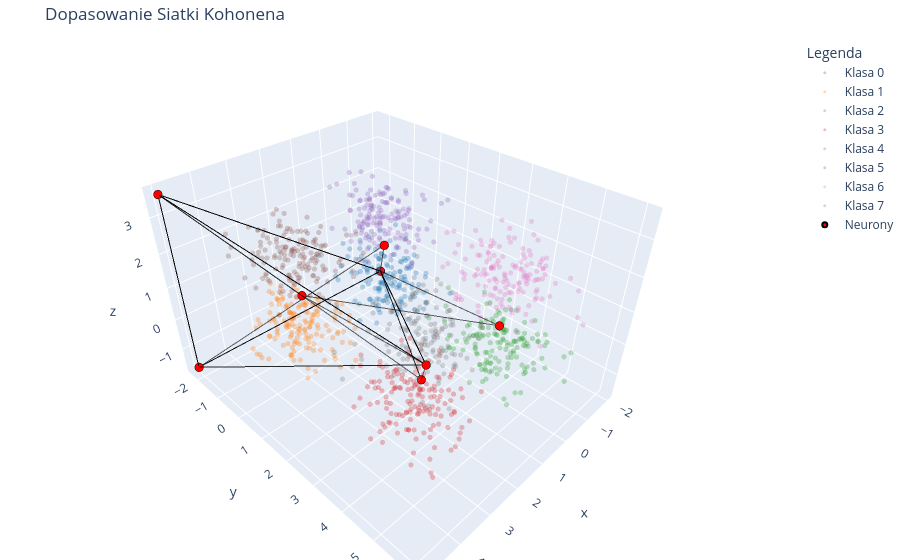

The code cell stored with this chart in its notebook:
### Code cell
wykres_3d(model, cube_data, y_etykiety)

### Figure 1 — Plotly figure (JSON) as saved in the notebook; plotly's stock layout.template omitted (floating-point values rounded to 4 significant figures; data arrays with more than 128 entries replaced by an {"elided": "..."} marker saying what was removed)
{"data": [{"marker": {"color": "#1F77B4", "opacity": 0.3, "size": 3}, "mode": "markers", "name": "Klasa 0", "type": "scatter3d", "x": {"elided": "150 float values"}, "y": {"elided": "150 float values"}, "z": {"elided": "150 float values"}}, {"marker": {"color": "#FF7F0E", "opacity": 0.3, "size": 3}, "mode": "markers", "name": "Klasa 1", "type": "scatter3d", "x": {"elided": "150 float values"}, "y": {"elided": "150 float values"}, "z": {"elided": "150 float values"}}, {"marker": {"color": "#2CA02C", "opacity": 0.3, "size": 3}, "mode": "markers", "name": "Klasa 2", "type": "scatter3d", "x": {"elided": "150 float values"}, "y": {"elided": "150 float values"}, "z": {"elided": "150 float values"}}, {"marker": {"color": "#D62728", "opacity": 0.3, "size": 3}, "mode": "markers", "name": "Klasa 3", "type": "scatter3d", "x": {"elided": "150 float values"}, "y": {"elided": "150 float values"}, "z": {"elided": "150 float values"}}, {"marker": {"color": "#9467BD", "opacity": 0.3, "size": 3}, "mode": "markers", "name": "Klasa 4", "type": "scatter3d", "x": {"elided": "150 float values"}, "y": {"elided": "150 float values"}, "z": {"elided": "150 float values"}}, {"marker": {"color": "#8C564B", "opacity": 0.3, "size": 3}, "mode": "markers", "name": "Klasa 5", "type": "scatter3d", "x": {"elided": "150 float values"}, "y": {"elided": "150 float values"}, "z": {"elided": "150 float values"}}, {"marker": {"color": "#E377C2", "opacity": 0.3, "size": 3}, "mode": "markers", "name": "Klasa 6", "type": "scatter3d", "x": {"elided": "150 float values"}, "y": {"elided": "150 float values"}, "z": {"elided": "150 float values"}}, {"marker": {"color": "#7F7F7F", "opacity": 0.3, "size": 3}, "mode": "markers", "name": "Klasa 7", "type": "scatter3d", "x": {"elided": "150 float values"}, "y": {"elided": "150 float values"}, "z": {"elided": "150 float values"}}, {"marker": {"color": "red", "line": {"color": "black", "width": 2}, "size": 5}, "mode": "markers", "name": "Neurony", "type": "scatter3d", "x": [0.0887, 2.874, 4.996, -1.986, -1.986, 0.01404, -1.986, 4.996, -1.986, 4.996, 4.996, 4.996, -1.986, 4.996, 4.996, 4.996, 4.996, 4.996, 4.996, 4.996, 4.996, 2.791, -1.986, -1.986, -1.986, -1.986, 4.996, -1.986, -1.986, 4.996, 4.996, 4.996, 4.996, -1.986, -1.986, 4.996], "y": [4.099, -0.04554, -2.262, -2.262, -2.262, 0.01383, -2.262, 6.078, -2.262, -2.262, -2.262, -2.262, -2.262, 6.078, -2.262, -2.262, -2.262, 6.078, -2.262, 6.078, 6.078, 4.025, -2.262, -2.262, -2.262, -2.262, -2.262, -2.262, -2.262, -2.262, -2.262, -2.262, -2.262, -2.262, -2.262, -2.262], "z": [0.6206, 0.8478, 3.622, -1.62, -1.62, 1.164, -1.62, 3.622, -1.62, 3.622, 3.622, -1.62, -1.62, 3.622, 3.622, 3.622, 3.622, 3.622, 3.622, 3.622, 3.622, 0.5606, -1.62, -1.62, -1.62, -1.62, -1.62, -1.62, -1.62, 3.622, 3.622, -1.62, 3.622, -1.62, -1.62, 3.622]}, {"line": {"color": "black", "width": 2}, "mode": "lines", "opacity": 0.6, "showlegend": false, "type": "scatter3d", "x": [0.0887, 2.874, 4.996, -1.986, -1.986, 0.01404], "y": [4.099, -0.04554, -2.262, -2.262, -2.262, 0.01383], "z": [0.6206, 0.8478, 3.622, -1.62, -1.62, 1.164]}, {"line": {"color": "black", "width": 2}, "mode": "lines", "opacity": 0.6, "showlegend": false, "type": "scatter3d", "x": [-1.986, 4.996, -1.986, 4.996, 4.996, 4.996], "y": [-2.262, 6.078, -2.262, -2.262, -2.262, -2.262], "z": [-1.62, 3.622, -1.62, 3.622, 3.622, -1.62]}, {"line": {"color": "black", "width": 2}, "mode": "lines", "opacity": 0.6, "showlegend": false, "type": "scatter3d", "x": [-1.986, 4.996, 4.996, 4.996, 4.996, 4.996], "y": [-2.262, 6.078, -2.262, -2.262, -2.262, 6.078], "z": [-1.62, 3.622, 3.622, 3.622, 3.622, 3.622]}, {"line": {"color": "black", "width": 2}, "mode": "lines", "opacity": 0.6, "showlegend": false, "type": "scatter3d", "x": [4.996, 4.996, 4.996, 2.791, -1.986, -1.986], "y": [-2.262, 6.078, 6.078, 4.025, -2.262, -2.262], "z": [3.622, 3.622, 3.622, 0.5606, -1.62, -1.62]}, {"line": {"color": "black", "width": 2}, "mode": "lines", "opacity": 0.6, "showlegend": false, "type": "scatter3d", "x": [-1.986, -1.986, 4.996, -1.986, -1.986, 4.996], "y": [-2.262, -2.262, -2.262, -2.262, -2.262, -2.262], "z": [-1.62, -1.62, -1.62, -1.62, -1.62, 3.622]}, {"line": {"color": "black", "width": 2}, "mode": "lines", "opacity": 0.6, "showlegend": false, "type": "scatter3d", "x": [4.996, 4.996, 4.996, -1.986, -1.986, 4.996], "y": [-2.262, -2.262, -2.262, -2.262, -2.262, -2.262], "z": [3.622, -1.62, 3.622, -1.62, -1.62, 3.622]}, {"line": {"color": "black", "width": 2}, "mode": "lines", "opacity": 0.6, "showlegend": false, "type": "scatter3d", "x": [0.0887, -1.986, -1.986, 4.996, -1.986, 4.996], "y": [4.099, -2.262, -2.262, -2.262, -2.262, -2.262], "z": [0.6206, -1.62, -1.62, 3.622, -1.62, 3.622]}, {"line": {"color": "black", "width": 2}, "mode": "lines", "opacity": 0.6, "showlegend": false, "type": "scatter3d", "x": [2.874, 4.996, 4.996, 4.996, -1.986, 4.996], "y": [-0.04554, 6.078, 6.078, 6.078, -2.262, -2.262], "z": [0.8478, 3.622, 3.622, 3.622, -1.62, -1.62]}, {"line": {"color": "black", "width": 2}, "mode": "lines", "opacity": 0.6, "showlegend": false, "type": "scatter3d", "x": [4.996, -1.986, 4.996, 4.996, 4.996, 4.996], "y": [-2.262, -2.262, -2.262, 6.078, -2.262, -2.262], "z": [3.622, -1.62, 3.622, 3.622, -1.62, 3.622]}, {"line": {"color": "black", "width": 2}, "mode": "lines", "opacity": 0.6, "showlegend": false, "type": "scatter3d", "x": [-1.986, 4.996, 4.996, 2.791, -1.986, -1.986], "y": [-2.262, -2.262, -2.262, 4.025, -2.262, -2.262], "z": [-1.62, 3.622, 3.622, 0.5606, -1.62, -1.62]}, {"line": {"color": "black", "width": 2}, "mode": "lines", "opacity": 0.6, "showlegend": false, "type": "scatter3d", "x": [-1.986, 4.996, 4.996, -1.986, -1.986, -1.986], "y": [-2.262, -2.262, -2.262, -2.262, -2.262, -2.262], "z": [-1.62, 3.622, 3.622, -1.62, -1.62, -1.62]}, {"line": {"color": "black", "width": 2}, "mode": "lines", "opacity": 0.6, "showlegend": false, "type": "scatter3d", "x": [0.01404, 4.996, 4.996, -1.986, 4.996, 4.996], "y": [0.01383, -2.262, 6.078, -2.262, -2.262, -2.262], "z": [1.164, -1.62, 3.622, -1.62, 3.622, 3.622]}], "layout": {"legend": {"title": {"text": "Legenda"}}, "margin": {"b": 0, "l": 0, "r": 0, "t": 40}, "title": {"text": "Dopasowanie Siatki Kohonena"}}}
